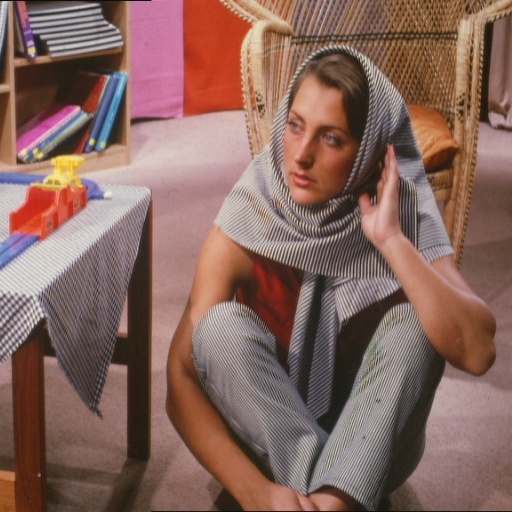
%> input picture Codigos/Clase 6/barbara.jpg, 512 x 512 px
$ octave ejemplo_rotacion.m   (GNU Octave 9; MATLAB toolbox functions it lacks are replaced by stand-ins)
%> lines starting %> are read from the running program, lines starting %| are printed output that depends on the picture
pkg load image

% Carga de la imagen original
A = imread('barbara.jpg'); % Asume formato de 8 bits
%> A is the input picture: size 512x512x3 uint8; mean R, G, B 134.6, 102.1, 93.5
A = imresize(A, [128 128]); % Ejemplo de tamaño
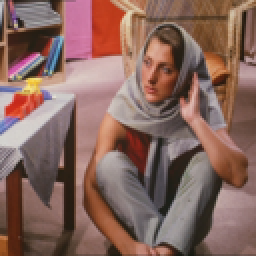
%> A: size 128x128x3 uint8 (shown 2 times larger); mean R, G, B 134.7, 102.2, 93.5

% Mostrar la imagen original
subplot(1,3,1);
imshow(A);
title('Imagen Original');

% Escalamiento
s_x = 0.5; % Escalar filas a la mitad
s_y = 1.5; % Escalar columnas en un 50% más

% Aplicar el escalamiento
B = imresize(A, [floor(size(A, 1) * s_x) floor(size(A, 2) * s_y)]);
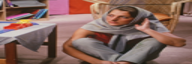
%> B: size 64x192x3 uint8; mean R, G, B 134.7, 102.2, 93.5

% Mostrar la imagen escalada
subplot(1,3,2);
imshow(B);
title('Imagen Escalada');

% Crear una nueva imagen del tamaño original con fondo negro o un color de fondo
C = zeros(size(A, 1), size(A, 2), 3, 'uint8');

% Calcular inicio para centrar la imagen escalada en el marco original
inicio_x = round((size(C, 1) - size(B, 1)) / 2) + 1;
%> inicio_x = 33
inicio_y = round((size(C, 2) - size(B, 2)) / 2) + 1;
%> inicio_y = -31

% Asegurar que los índices no son negativos
inicio_x = max(inicio_x, 1);
inicio_y = max(inicio_y, 1);
%> inicio_y = 1

% Calcular fin, asegurando no exceder dimensiones de C
fin_x = min(inicio_x + size(B, 1) - 1, size(C, 1));
%> fin_x = 96
fin_y = min(inicio_y + size(B, 2) - 1, size(C, 2));
%> fin_y = 128

% Insertar la imagen escalada en la nueva imagen
C(inicio_x:fin_x, inicio_y:fin_y, :) = B(1:(fin_x-inicio_x+1), 1:(fin_y-inicio_y+1), :);
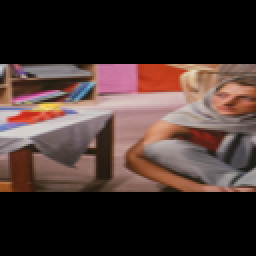
%> C: size 128x128x3 uint8 (shown 2 times larger); mean R, G, B 69.7, 52.3, 48.7

% Mostrar la imagen ajustada al marco original
subplot(1,3,3);
imshow(C);
title('Imagen Ajustada al Marco Original');
